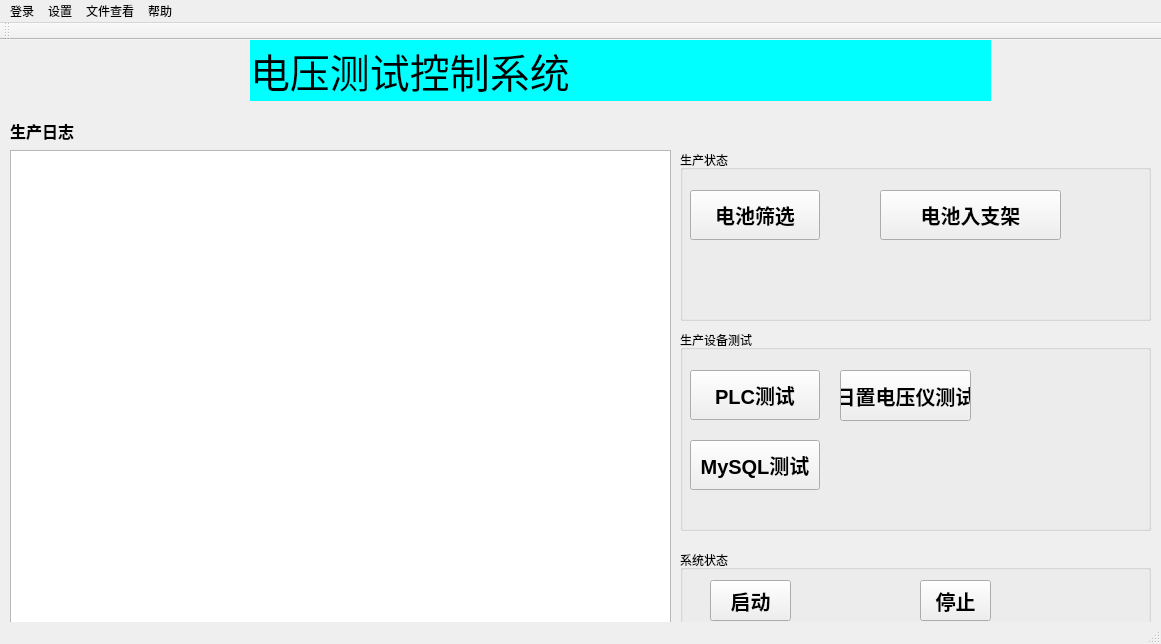
<?xml version="1.0" encoding="UTF-8"?>
<ui version="4.0">
 <class>VoltageMeasureClass</class>
 <widget class="QMainWindow" name="VoltageMeasureClass">
  <property name="geometry">
   <rect>
    <x>0</x>
    <y>0</y>
    <width>1161</width>
    <height>644</height>
   </rect>
  </property>
  <property name="windowTitle">
   <string>VoltageMeasure</string>
  </property>
  <widget class="QWidget" name="centralWidget">
   <widget class="QGroupBox" name="groupBox_3">
    <property name="geometry">
     <rect>
      <x>680</x>
      <y>110</y>
      <width>471</width>
      <height>171</height>
     </rect>
    </property>
    <property name="title">
     <string>生产状态</string>
    </property>
    <widget class="QPushButton" name="BT_State_VolClass">
     <property name="geometry">
      <rect>
       <x>10</x>
       <y>40</y>
       <width>130</width>
       <height>50</height>
      </rect>
     </property>
     <property name="font">
      <font>
       <pointsize>15</pointsize>
       <weight>75</weight>
       <bold>true</bold>
      </font>
     </property>
     <property name="text">
      <string>电池筛选</string>
     </property>
    </widget>
    <widget class="QPushButton" name="BT_State_IntoCase">
     <property name="geometry">
      <rect>
       <x>200</x>
       <y>40</y>
       <width>181</width>
       <height>50</height>
      </rect>
     </property>
     <property name="font">
      <font>
       <pointsize>15</pointsize>
       <weight>75</weight>
       <bold>true</bold>
      </font>
     </property>
     <property name="text">
      <string>电池入支架</string>
     </property>
    </widget>
   </widget>
   <widget class="QLabel" name="label">
    <property name="geometry">
     <rect>
      <x>10</x>
      <y>81</y>
      <width>151</width>
      <height>20</height>
     </rect>
    </property>
    <property name="sizePolicy">
     <sizepolicy hsizetype="Expanding" vsizetype="Expanding">
      <horstretch>0</horstretch>
      <verstretch>0</verstretch>
     </sizepolicy>
    </property>
    <property name="font">
     <font>
      <pointsize>12</pointsize>
      <weight>75</weight>
      <bold>true</bold>
     </font>
    </property>
    <property name="text">
     <string>生产日志</string>
    </property>
   </widget>
   <widget class="QTextBrowser" name="textBrowser_Log">
    <property name="geometry">
     <rect>
      <x>10</x>
      <y>110</y>
      <width>661</width>
      <height>491</height>
     </rect>
    </property>
   </widget>
   <widget class="QLabel" name="label_2">
    <property name="geometry">
     <rect>
      <x>250</x>
      <y>0</y>
      <width>741</width>
      <height>61</height>
     </rect>
    </property>
    <property name="sizePolicy">
     <sizepolicy hsizetype="Expanding" vsizetype="Preferred">
      <horstretch>0</horstretch>
      <verstretch>0</verstretch>
     </sizepolicy>
    </property>
    <property name="font">
     <font>
      <family>黑体</family>
      <pointsize>30</pointsize>
      <weight>50</weight>
      <bold>false</bold>
     </font>
    </property>
    <property name="styleSheet">
     <string notr="true">background-color: rgb(0, 255, 255);</string>
    </property>
    <property name="text">
     <string>电压测试控制系统</string>
    </property>
   </widget>
   <widget class="QGroupBox" name="groupBox_2">
    <property name="geometry">
     <rect>
      <x>680</x>
      <y>510</y>
      <width>471</width>
      <height>80</height>
     </rect>
    </property>
    <property name="title">
     <string>系统状态</string>
    </property>
    <widget class="QPushButton" name="pushButton_Stop">
     <property name="geometry">
      <rect>
       <x>240</x>
       <y>30</y>
       <width>71</width>
       <height>41</height>
      </rect>
     </property>
     <property name="font">
      <font>
       <pointsize>15</pointsize>
       <weight>75</weight>
       <bold>true</bold>
      </font>
     </property>
     <property name="text">
      <string>停止</string>
     </property>
    </widget>
    <widget class="QPushButton" name="pushButton_Start">
     <property name="geometry">
      <rect>
       <x>30</x>
       <y>30</y>
       <width>81</width>
       <height>41</height>
      </rect>
     </property>
     <property name="font">
      <font>
       <pointsize>15</pointsize>
       <weight>75</weight>
       <bold>true</bold>
      </font>
     </property>
     <property name="text">
      <string>启动</string>
     </property>
    </widget>
   </widget>
   <widget class="QGroupBox" name="groupBox">
    <property name="geometry">
     <rect>
      <x>680</x>
      <y>290</y>
      <width>471</width>
      <height>201</height>
     </rect>
    </property>
    <property name="title">
     <string>生产设备测试</string>
    </property>
    <property name="flat">
     <bool>false</bool>
    </property>
    <property name="checkable">
     <bool>false</bool>
    </property>
    <widget class="QPushButton" name="BT_PLCTest">
     <property name="geometry">
      <rect>
       <x>10</x>
       <y>40</y>
       <width>130</width>
       <height>50</height>
      </rect>
     </property>
     <property name="font">
      <font>
       <pointsize>15</pointsize>
       <weight>75</weight>
       <bold>true</bold>
      </font>
     </property>
     <property name="text">
      <string>PLC测试</string>
     </property>
    </widget>
    <widget class="QPushButton" name="BT_MySQLTest">
     <property name="geometry">
      <rect>
       <x>10</x>
       <y>110</y>
       <width>130</width>
       <height>50</height>
      </rect>
     </property>
     <property name="font">
      <font>
       <pointsize>15</pointsize>
       <weight>75</weight>
       <bold>true</bold>
      </font>
     </property>
     <property name="text">
      <string>MySQL测试</string>
     </property>
    </widget>
    <widget class="QPushButton" name="BT_HiOKI_Test">
     <property name="geometry">
      <rect>
       <x>160</x>
       <y>40</y>
       <width>131</width>
       <height>51</height>
      </rect>
     </property>
     <property name="font">
      <font>
       <pointsize>15</pointsize>
       <weight>75</weight>
       <bold>true</bold>
      </font>
     </property>
     <property name="text">
      <string>日置电压仪测试</string>
     </property>
    </widget>
   </widget>
  </widget>
  <widget class="QMenuBar" name="menuBar">
   <property name="geometry">
    <rect>
     <x>0</x>
     <y>0</y>
     <width>1161</width>
     <height>18</height>
    </rect>
   </property>
   <widget class="QMenu" name="menu_login">
    <property name="title">
     <string>登录</string>
    </property>
    <addaction name="action_operator"/>
    <addaction name="action_technician"/>
    <addaction name="action_engineer"/>
   </widget>
   <widget class="QMenu" name="menu_setting">
    <property name="title">
     <string>设置</string>
    </property>
    <addaction name="action_passwordchange"/>
    <addaction name="action_setstandard"/>
   </widget>
   <widget class="QMenu" name="menu_viewdocument">
    <property name="title">
     <string>文件查看</string>
    </property>
    <addaction name="action_viewlog"/>
    <addaction name="action_viewproductdata"/>
   </widget>
   <widget class="QMenu" name="menu_help">
    <property name="title">
     <string>帮助</string>
    </property>
   </widget>
   <addaction name="menu_login"/>
   <addaction name="menu_setting"/>
   <addaction name="menu_viewdocument"/>
   <addaction name="menu_help"/>
  </widget>
  <widget class="QToolBar" name="mainToolBar">
   <attribute name="toolBarArea">
    <enum>TopToolBarArea</enum>
   </attribute>
   <attribute name="toolBarBreak">
    <bool>false</bool>
   </attribute>
  </widget>
  <widget class="QStatusBar" name="statusBar"/>
  <action name="action_operator">
   <property name="text">
    <string>操作员</string>
   </property>
  </action>
  <action name="action_technician">
   <property name="text">
    <string>技术员</string>
   </property>
  </action>
  <action name="action_engineer">
   <property name="text">
    <string>工程师</string>
   </property>
  </action>
  <action name="action_passwordchange">
   <property name="text">
    <string>密码修改</string>
   </property>
  </action>
  <action name="action_setstandard">
   <property name="text">
    <string>设置判定标准</string>
   </property>
  </action>
  <action name="action_viewlog">
   <property name="text">
    <string>日志文件</string>
   </property>
  </action>
  <action name="action_viewproductdata">
   <property name="text">
    <string>生产数据</string>
   </property>
  </action>
 </widget>
 <layoutdefault spacing="6" margin="11"/>
 <resources>
  <include location="voltagemeasure.qrc"/>
 </resources>
 <connections/>
</ui>
